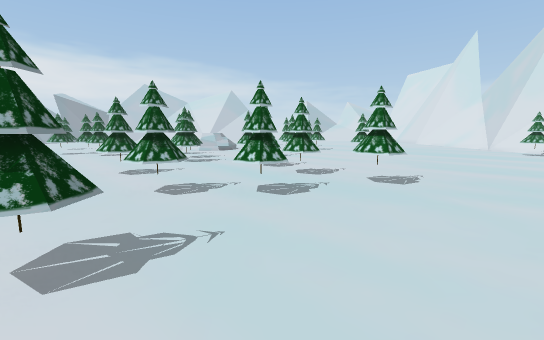
view 1 (above)

23 first-person views from a walk through a 3-D level made in the Unity game engine. The camera is 1.3 m above the floor, tilts 8° down and sees 90° across. The floor is counted in squares, 1 m on a side. Each view is taken from the middle of a square. On the plan, view 1 faces up. The plan holds only what a view shows up to about 13 squares ahead; the rest is blank. The place goes on beyond the plan. The player character is not drawn.

view 2
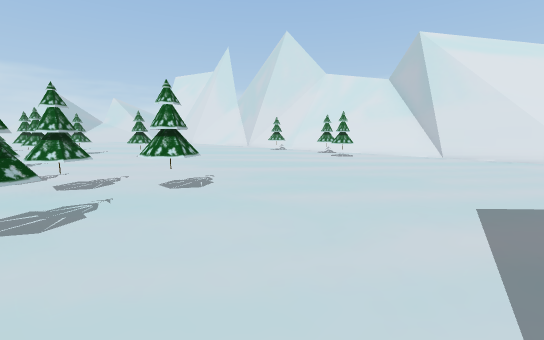

view 3
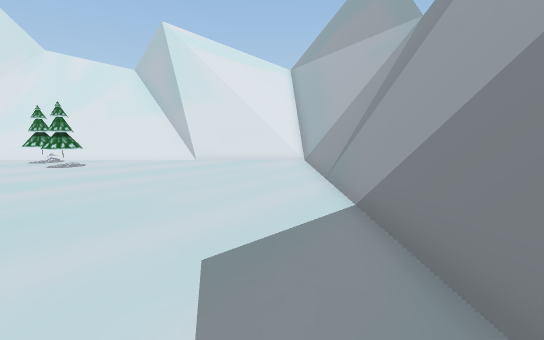

view 4
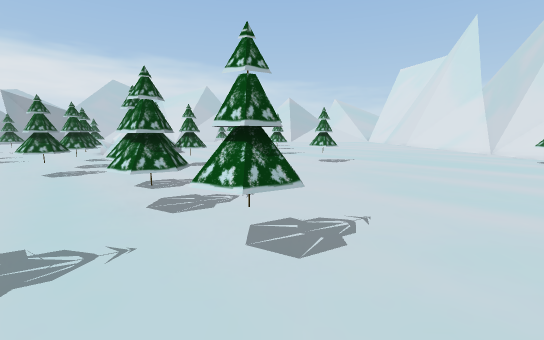

view 5
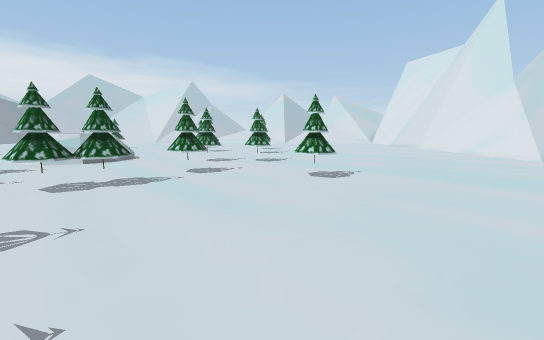

view 6
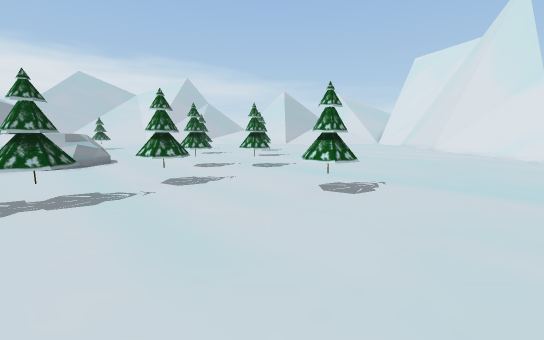

view 7
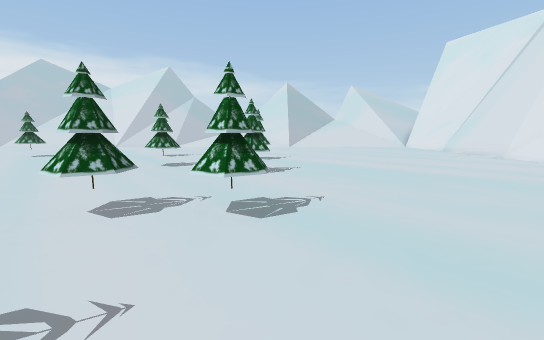

view 8
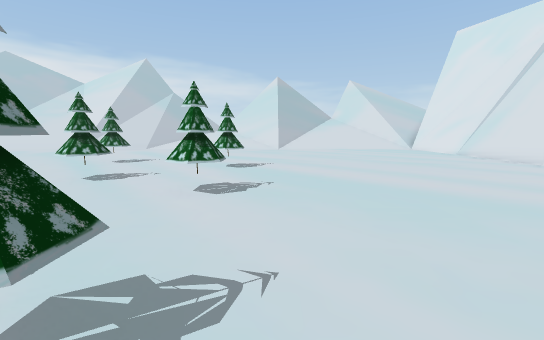

view 9
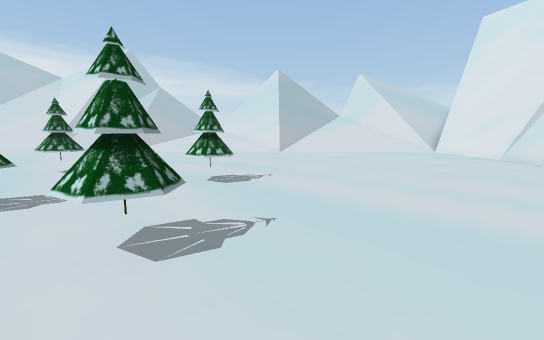

view 10
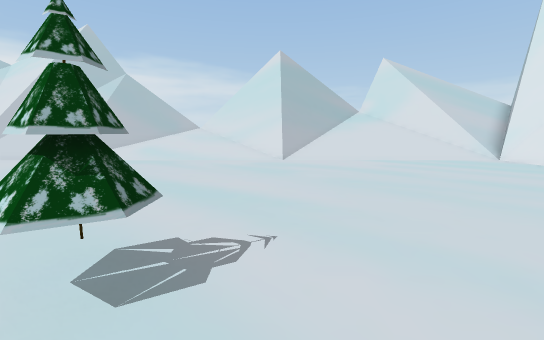

view 11
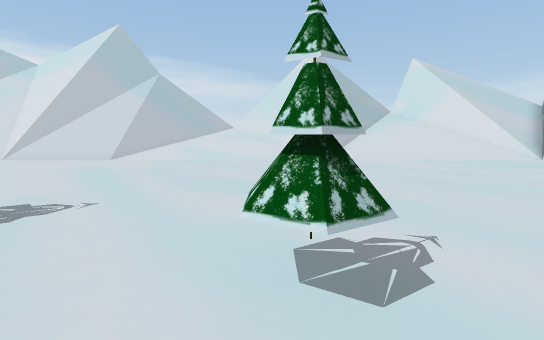

view 12
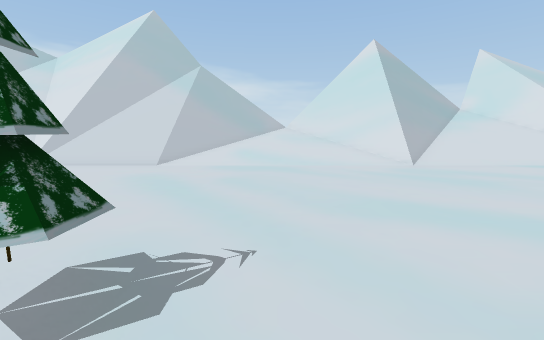

view 13
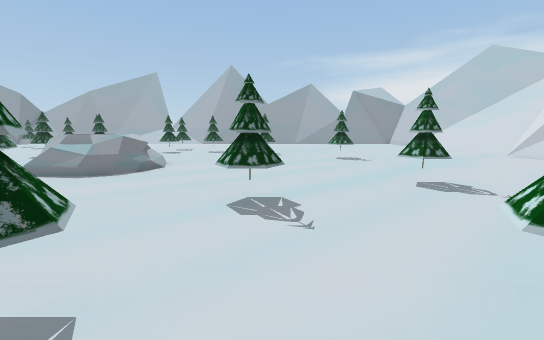

view 14
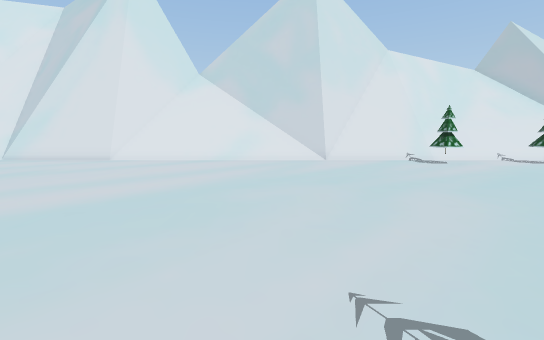

view 15
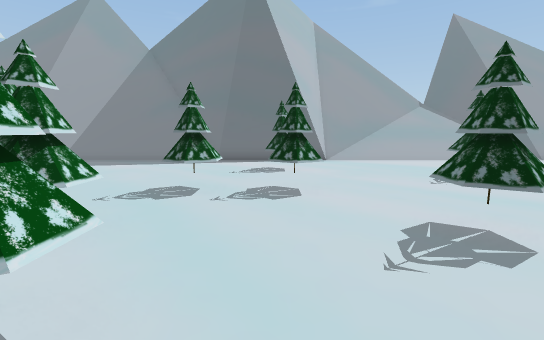

view 16
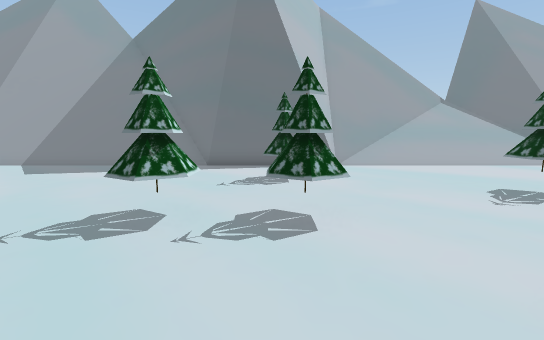

view 17
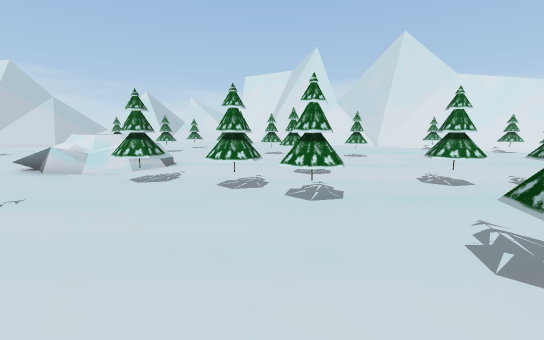

view 18
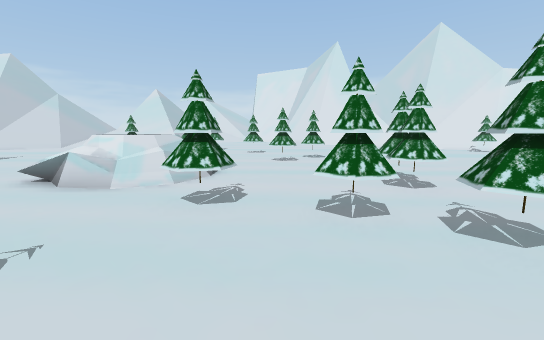

view 19
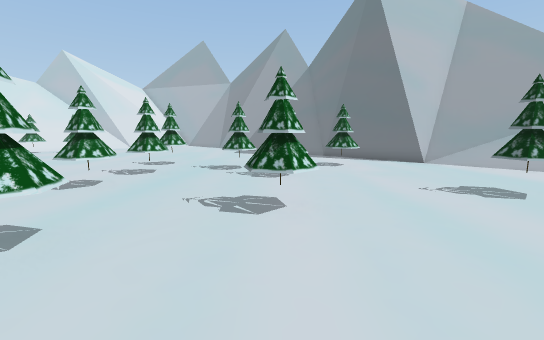

view 20
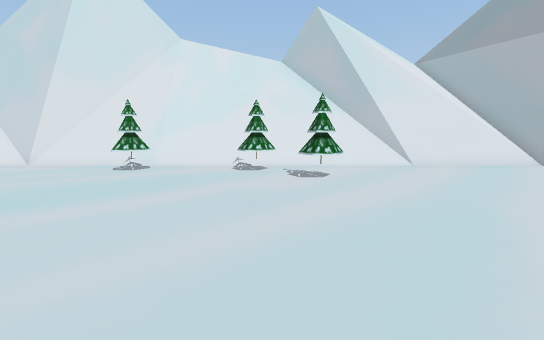

view 21
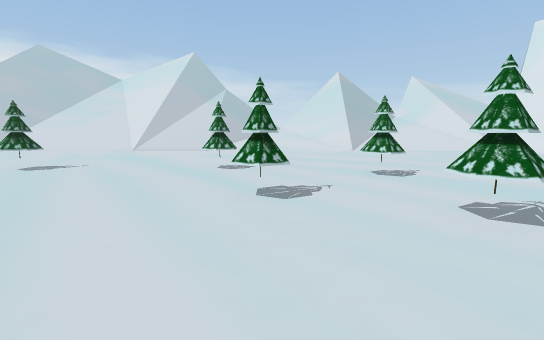

view 22
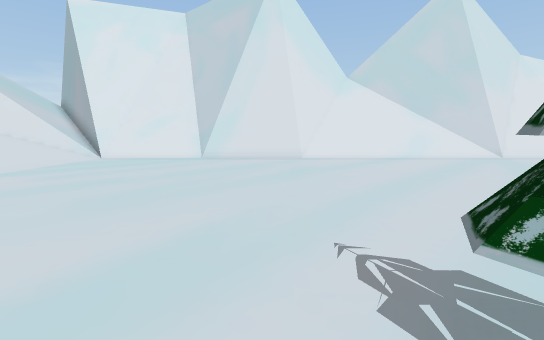

view 23
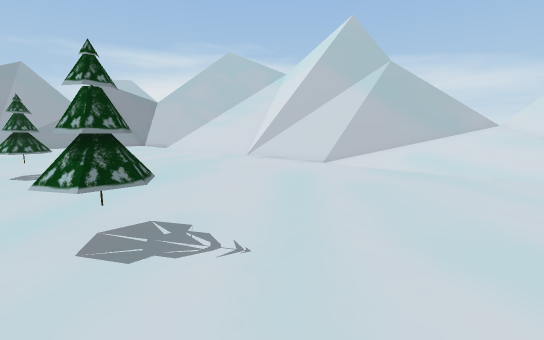

### Floor plan
Key: @ floor where view 1 was taken; # wall or solid block; . main floor; : floor 0.25 m higher than the main floor; + floor 0.5 m higher than the main floor; / step, stairs or slope; = window, fence, low wall or low ledge; O other object.
Columns run from 8 left of view 1 to 17 right of it. Each row starts with its distance up from view 1.
 42     ###=///#####=////=#=
 41 ######//////###=//////==
 40 #====////////#=////////=##
 39 ........................=#
 38 ........................=#
 37 ........................
 36 ........................
 35 ........................##
 34 ........................##
 33 ........................#
 32 ........................#
 31 O.....OO................#
 30 O.....O....OO...........#
 29 ...........OO...........##
 28 ........................=
 27 .......OO...............=
 26 .......OO..O............=
 25 ...........OO...........=
 24 ........................=#
 23 ........................=#
 22 .: OO...................=#
 21 .+   O...O.  ...........##
 20 .OOOOO...OOOO...........##
 19 ..OOO...................##
 18 ........................##
 17 ..OO.....OO..O..........##
 16 ..OO.....O...OO.........##
 15 ....O..OO....O........OO##
 14 ...OO.OOO.............O.##
 13 ....O.................../#
 12 ....OO..................//
 11 .......OO.............OO//
 10 .......OO.............OO//
  9 ...OO...OO..........OO..//
  8 ...O.....O.O.........O..//
  7 ..........OO............//
  6 .....OOOO..O............/#
  5 O.....O.O...............##
  4 OO......................##
  3 .....OO.................##
  2 .....OO.................##
  1 ........................##
  0 ........@...............=#
 -1 ///#######################
 -2 /####
 -3 ###

Where each view was taken, in squares from view 1:
view 1: 0 up, 0 right, facing up
view 2: 1 up, 0 right, facing up-right
view 3: 1 up, 3 right, facing right
view 4: 4 up, 3 right, facing up
view 5: 8 up, 4 right, facing up
view 6: 10 up, 4 right, facing up
view 7: 16 up, 4 right, facing up
view 8: 19 up, 5 right, facing up
view 9: 22 up, 5 right, facing up
view 10: 27 up, 5 right, facing up
view 11: 27 up, 3 right, facing up
view 12: 29 up, 0 right, facing up
view 13: 27 up, 5 right, facing left
view 14: 22 up, 3 right, facing right
view 15: 12 up, 2 left, facing down
view 16: 10 up, 2 left, facing down
view 17: 9 up, 8 left, facing up-right
view 18: 12 up, 8 left, facing up-right
view 19: 12 up, 8 left, facing down-right
view 20: 10 up, 5 right, facing right
view 21: 21 up, 0 right, facing up
view 22: 31 up, 2 right, facing right
view 23: 30 up, 2 right, facing up-left
